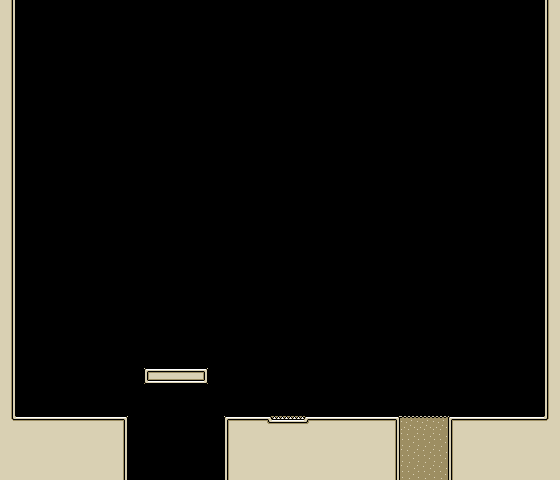

This is a level from a 2D game, rendered from its Tiled map with the project's own tilesets. A one-line summary and the map file follow, with tile-layer data summarised:
An orthogonal 35x30 tile map with 16x16 px tiles, 2 tile layers (Floor, Danger) and 5 objects.

<map version="1.0" orientation="orthogonal" renderorder="right-down" width="35" height="30" tilewidth="16" tileheight="16" nextobjectid="34">
 <tileset firstgid="1" name="tileset" tilewidth="16" tileheight="16">
  <image source="tileset.png" width="176" height="192" />
  <tile id="0">
   <properties>
    <property name="blockable" value="" />
   </properties>
  </tile>
  <tile id="1">
   <properties>
    <property name="blockable" value="" />
   </properties>
  </tile>
  <tile id="2">
   <properties>
    <property name="blockable" value="" />
   </properties>
  </tile>
  <tile id="3">
   <properties>
    <property name="blockable" value="" />
   </properties>
  </tile>
  <tile id="4">
   <properties>
    <property name="blockable" value="" />
   </properties>
  </tile>
  <tile id="5">
   <properties>
    <property name="blockable" value="" />
   </properties>
  </tile>
  <tile id="11">
   <properties>
    <property name="blockable" value="" />
   </properties>
  </tile>
  <tile id="12">
   <properties>
    <property name="blockable" value="" />
   </properties>
  </tile>
  <tile id="13">
   <properties>
    <property name="blockable" value="" />
   </properties>
  </tile>
  <tile id="14">
   <properties>
    <property name="blockable" value="" />
   </properties>
  </tile>
  <tile id="15">
   <properties>
    <property name="blockable" value="" />
   </properties>
  </tile>
  <tile id="16">
   <properties>
    <property name="blockable" value="" />
   </properties>
  </tile>
  <tile id="22">
   <properties>
    <property name="blockable" value="" />
   </properties>
  </tile>
  <tile id="23">
   <properties>
    <property name="blockable" value="" />
   </properties>
  </tile>
  <tile id="24">
   <properties>
    <property name="blockable" value="" />
   </properties>
  </tile>
  <tile id="25">
   <properties>
    <property name="blockable" value="" />
   </properties>
  </tile>
  <tile id="26">
   <properties>
    <property name="blockable" value="" />
   </properties>
  </tile>
  <tile id="27">
   <properties>
    <property name="blockable" value="" />
   </properties>
  </tile>
  <tile id="33">
   <properties>
    <property name="blockable" value="" />
   </properties>
  </tile>
  <tile id="34">
   <properties>
    <property name="blockable" value="" />
   </properties>
  </tile>
  <tile id="35">
   <properties>
    <property name="blockable" value="" />
   </properties>
  </tile>
  <tile id="36">
   <properties>
    <property name="blockable" value="" />
   </properties>
  </tile>
  <tile id="37">
   <properties>
    <property name="blockable" value="" />
   </properties>
  </tile>
  <tile id="38">
   <properties>
    <property name="blockable" value="" />
   </properties>
  </tile>
  <tile id="53">
   <properties>
    <property name="blockable" value="" />
   </properties>
  </tile>
  <tile id="54">
   <properties>
    <property name="blockable" value="" />
   </properties>
  </tile>
  <tile id="55">
   <properties>
    <property name="blockable" value="" />
   </properties>
  </tile>
  <tile id="56">
   <properties>
    <property name="blockable" value="" />
   </properties>
  </tile>
  <tile id="57">
   <properties>
    <property name="blockable" value="" />
   </properties>
  </tile>
  <tile id="58">
   <properties>
    <property name="blockable" value="" />
   </properties>
  </tile>
  <tile id="59">
   <properties>
    <property name="blockable" value="" />
   </properties>
  </tile>
  <tile id="60">
   <properties>
    <property name="blockable" value="" />
   </properties>
  </tile>
  <tile id="61">
   <properties>
    <property name="blockable" value="" />
   </properties>
  </tile>
  <tile id="62">
   <properties>
    <property name="blockable" value="" />
   </properties>
  </tile>
  <tile id="64">
   <properties>
    <property name="blockable" value="" />
   </properties>
  </tile>
  <tile id="65">
   <properties>
    <property name="blockable" value="" />
   </properties>
  </tile>
  <tile id="66">
   <properties>
    <property name="blockable" value="" />
   </properties>
  </tile>
  <tile id="67">
   <properties>
    <property name="blockable" value="" />
   </properties>
  </tile>
  <tile id="68">
   <properties>
    <property name="blockable" value="" />
   </properties>
  </tile>
  <tile id="69">
   <properties>
    <property name="blockable" value="" />
   </properties>
  </tile>
  <tile id="70">
   <properties>
    <property name="blockable" value="" />
   </properties>
  </tile>
  <tile id="71">
   <properties>
    <property name="blockable" value="" />
   </properties>
  </tile>
  <tile id="72">
   <properties>
    <property name="blockable" value="" />
   </properties>
  </tile>
  <tile id="73">
   <properties>
    <property name="blockable" value="" />
   </properties>
  </tile>
  <tile id="75">
   <properties>
    <property name="blockable" value="" />
   </properties>
  </tile>
  <tile id="76">
   <properties>
    <property name="blockable" value="" />
   </properties>
  </tile>
  <tile id="77">
   <properties>
    <property name="blockable" value="" />
   </properties>
  </tile>
  <tile id="78">
   <properties>
    <property name="blockable" value="" />
   </properties>
  </tile>
  <tile id="79">
   <properties>
    <property name="blockable" value="" />
   </properties>
  </tile>
  <tile id="80">
   <properties>
    <property name="blockable" value="" />
   </properties>
  </tile>
  <tile id="81">
   <properties>
    <property name="blockable" value="" />
   </properties>
  </tile>
  <tile id="82">
   <properties>
    <property name="blockable" value="" />
   </properties>
  </tile>
  <tile id="83">
   <properties>
    <property name="blockable" value="" />
   </properties>
  </tile>
  <tile id="84">
   <properties>
    <property name="blockable" value="" />
   </properties>
  </tile>
  <tile id="86">
   <properties>
    <property name="blockable" value="" />
   </properties>
  </tile>
  <tile id="87">
   <properties>
    <property name="blockable" value="" />
   </properties>
  </tile>
  <tile id="88">
   <properties>
    <property name="blockable" value="" />
   </properties>
  </tile>
  <tile id="89">
   <properties>
    <property name="blockable" value="" />
   </properties>
  </tile>
  <tile id="90">
   <properties>
    <property name="blockable" value="" />
   </properties>
  </tile>
  <tile id="91">
   <properties>
    <property name="blockable" value="" />
   </properties>
  </tile>
  <tile id="92">
   <properties>
    <property name="blockable" value="" />
   </properties>
  </tile>
  <tile id="93">
   <properties>
    <property name="blockable" value="" />
   </properties>
  </tile>
  <tile id="94">
   <properties>
    <property name="blockable" value="" />
   </properties>
  </tile>
  <tile id="95">
   <properties>
    <property name="blockable" value="" />
   </properties>
  </tile>
  <tile id="97">
   <properties>
    <property name="blockable" value="" />
   </properties>
  </tile>
  <tile id="98">
   <properties>
    <property name="blockable" value="" />
   </properties>
  </tile>
  <tile id="99">
   <properties>
    <property name="blockable" value="" />
   </properties>
  </tile>
  <tile id="100">
   <properties>
    <property name="blockable" value="" />
   </properties>
  </tile>
  <tile id="101">
   <properties>
    <property name="blockable" value="" />
   </properties>
  </tile>
  <tile id="102">
   <properties>
    <property name="blockable" value="" />
   </properties>
  </tile>
  <tile id="103">
   <properties>
    <property name="blockable" value="" />
   </properties>
  </tile>
  <tile id="104">
   <properties>
    <property name="blockable" value="" />
   </properties>
  </tile>
  <tile id="105">
   <properties>
    <property name="blockable" value="" />
   </properties>
  </tile>
  <tile id="106">
   <properties>
    <property name="blockable" value="" />
   </properties>
  </tile>
  <tile id="108">
   <properties>
    <property name="blockable" value="" />
   </properties>
  </tile>
  <tile id="109">
   <properties>
    <property name="blockable" value="" />
   </properties>
  </tile>
  <tile id="115">
   <properties>
    <property name="blockable" value="" />
   </properties>
  </tile>
  <tile id="116">
   <properties>
    <property name="blockable" value="" />
   </properties>
  </tile>
  <tile id="117">
   <properties>
    <property name="blockable" value="" />
   </properties>
  </tile>
  <tile id="118">
   <properties>
    <property name="blockable" value="" />
   </properties>
  </tile>
  <tile id="119">
   <properties>
    <property name="blockable" value="" />
   </properties>
  </tile>
  <tile id="120">
   <properties>
    <property name="blockable" value="" />
   </properties>
  </tile>
  <tile id="122">
   <properties>
    <property name="blockable" value="" />
   </properties>
  </tile>
  <tile id="123">
   <properties>
    <property name="blockable" value="" />
   </properties>
  </tile>
  <tile id="124">
   <properties>
    <property name="blockable" value="" />
   </properties>
  </tile>
  <tile id="125">
   <properties>
    <property name="blockable" value="" />
   </properties>
  </tile>
 </tileset>
 <layer name="Floor" width="35" height="30">
  <data>[1050 cells, 158 non-empty, 13 distinct tile ids]</data>
 </layer>
 <layer name="Danger" width="35" height="30">
  <data>[1050 cells, 14 non-empty, 3 distinct tile ids]</data>
 </layer>
 <objectgroup name="Diamond">
  <object id="22" x="151" y="345" width="14" height="16" />
  <object id="27" x="186" y="345" width="14" height="16" />
  <object id="32" x="279" y="385" width="14" height="16" />
 </objectgroup>
 <objectgroup name="Key">
  <properties>
   <property name="number" value="1" />
  </properties>
  <object id="29" x="359" y="398" width="13" height="12" />
 </objectgroup>
 <objectgroup name="Exit">
  <object id="21" x="507" y="365" width="36" height="51" />
 </objectgroup>
</map>
